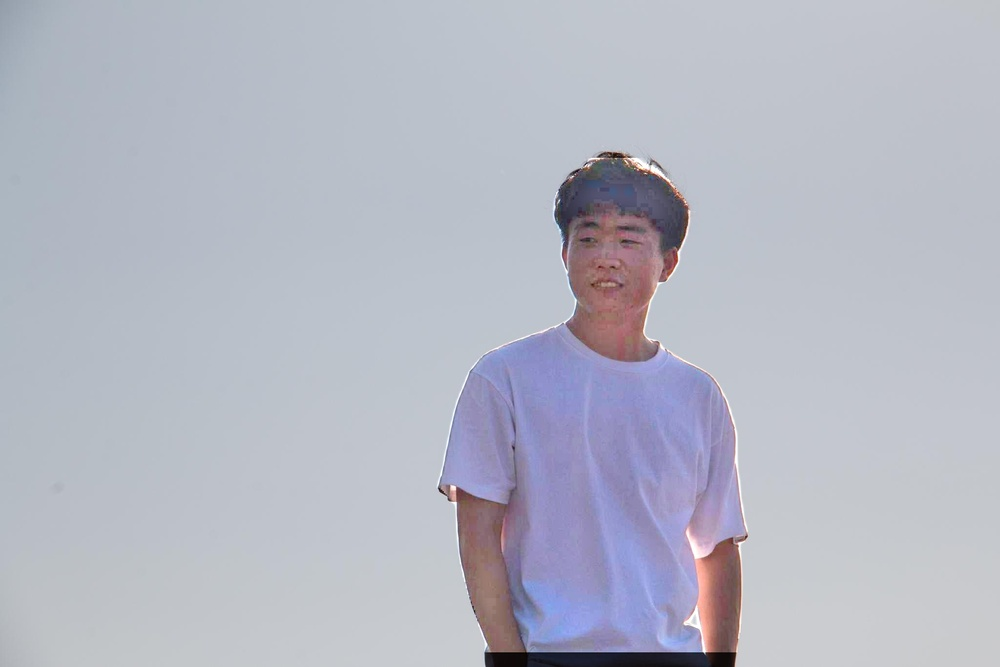
#> input picture final image enhancement 2/superimposed.jpg, 1000 x 667 px, shrunk from 2048 x 1365 before the run
$ python FINAL.py   (older library calls are emulated)
#> lines starting #> are read from the running program, lines starting #| are printed output that depends on the picture
import cv2
import numpy as np
from skimage.metrics import structural_similarity as ssim
from skimage.metrics import peak_signal_noise_ratio as psnr
from skimage.metrics import mean_squared_error as mse
from skimage import img_as_float
import math

# Function to calculate PSNR
def calculate_psnr(original, distorted):
    original = img_as_float(original)
    distorted = img_as_float(distorted)
    mse_value = mse(original, distorted)
    if mse_value == 0:
        return float('inf')  # PSNR is infinite when there is no error
    return psnr(original, distorted)

# Function to calculate MSE
def calculate_mse(original, distorted):
    original = img_as_float(original)
    distorted = img_as_float(distorted)
    return mse(original, distorted)

# Function to calculate SSIM
def calculate_ssim(original, distorted):
    original = img_as_float(original)
    distorted = img_as_float(distorted)
    multichannel = len(original.shape) == 3 and original.shape[2] == 3
    height, width = original.shape[:2]
    print(f"Image dimensions: {height}x{width}")
    min_dim = min(height, width)
    if min_dim < 3:
        print("Warning: Image is too small for SSIM calculation. Returning 1.0.")
        return 1.0
    win_size = min(7, min_dim)
    if win_size % 2 == 0:
        win_size -= 1
    print(f"Using win_size: {win_size}")
    try:
        return ssim(original, distorted, channel_axis=2 if multichannel else None,
                    win_size=win_size, data_range=1.0)
    except TypeError:
        return ssim(original, distorted, multichannel=multichannel,
                    win_size=win_size, data_range=1.0)

# Function to calculate standard deviation
def calculate_standard_deviation(image):
    return np.std(image)

# Function to calculate contrast
def calculate_contrast(image):
    mean = np.mean(image)
    std_dev = np.std(image)
    return std_dev / mean if mean != 0 else 0

# Function to calculate entropy
def calculate_entropy(image):
    histogram, _ = np.histogram(image.flatten(), bins=256, range=[0, 256])
    histogram = histogram / histogram.sum()
    histogram = histogram[histogram > 0]
    return -np.sum(histogram * np.log2(histogram)) if histogram.size > 0 else 0

# Function to calculate image quality metrics comparing original to enhanced/distorted
def calculate_image_quality(original, comparison):
    original_float = img_as_float(original)
    comparison_float = img_as_float(comparison)

    # PSNR
    psnr_value = calculate_psnr(original_float, comparison_float)
    print(f'PSNR: {psnr_value:.2f} dB')

    # MSE
    mse_value = calculate_mse(original_float, comparison_float)
    print(f'MSE: {mse_value:.4f}')

    # SSIM
    ssim_value = calculate_ssim(original_float, comparison_float)
    print(f'SSIM: {ssim_value:.4f}')

    # Standard Deviation (of original image)
    std_dev = calculate_standard_deviation(original)
    print(f'Standard Deviation: {std_dev:.2f}')

    # Contrast (of original image)
    contrast = calculate_contrast(original)
    print(f'Contrast: {contrast:.2f}')

    # Entropy (of original image)
    entropy_value = calculate_entropy(original)
    print(f'Entropy: {entropy_value:.2f}')

# Example enhancement function (brightness adjustment)
def enhance_image(image):
    # Increase brightness and contrast (example enhancement)
    enhanced = cv2.convertScaleAbs(image, alpha=1.2, beta=30)
    return enhanced

def main():
    # Load image
    image_path = "superimposed.jpg" # Ensure this path is correct
    image = cv2.imread(image_path)
#> image is the input picture: shape (667, 1000, 3); mean B, G, R 196.1, 183.6, 180.9

    # Check if the image is valid
    if image is None:
        print("Error: Could not load image. Check the file path.")
        return

    # Convert BGR to RGB
    image_rgb = cv2.cvtColor(image, cv2.COLOR_BGR2RGB)

    # Apply enhancement
    enhanced_image = enhance_image(image_rgb)
#> in enhance_image, `enhanced = cv2.convertScaleAbs(image, alpha=1.2, beta=30)`:
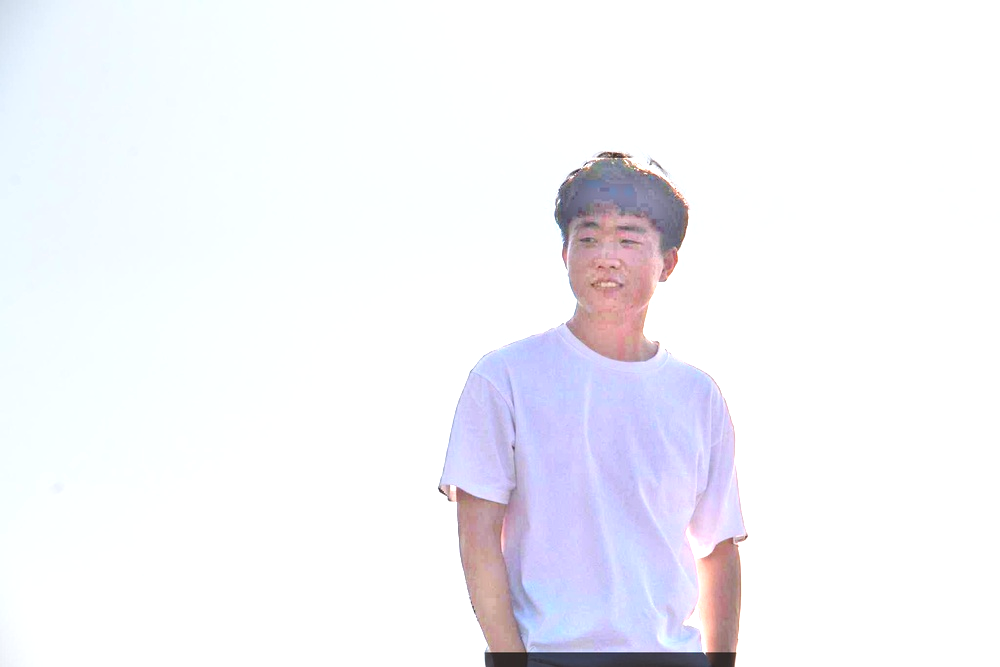
#> enhanced: shape (667, 1000, 3); mean R, G, B 243.5, 243.5, 248.8

    # Calculate quality metrics comparing original to enhanced
    print("Comparing original to enhanced image:")
    calculate_image_quality(image_rgb, enhanced_image)
#> in calculate_psnr, `mse_value = mse(original, distorted)`: mse_value = 0.0533
#> in calculate_image_quality, `psnr_value = calculate_psnr(original_float, comparison_float)`: psnr_value = 12.74
#| PSNR: 12.74 dB
#> in calculate_image_quality, `mse_value = calculate_mse(original_float, comparison_float)`: mse_value = 0.0533
#| MSE: 0.0533
#| Image dimensions: 667x1000
#| Using win_size: 7
#> in calculate_image_quality, `ssim_value = calculate_ssim(original_float, comparison_float)`: ssim_value = 0.948
#| SSIM: 0.9485
#> in calculate_image_quality, `std_dev = calculate_standard_deviation(original)`: std_dev = 26.26
#| Standard Deviation: 26.26
#> in calculate_contrast, `mean = np.mean(image)`: mean = 186.8
#> in calculate_contrast, `std_dev = np.std(image)`: std_dev = 26.26
#> in calculate_image_quality, `contrast = calculate_contrast(original)`: contrast = 0.141
#| Contrast: 0.14
#> in calculate_entropy, `histogram, _ = np.histogram(image.flatten(), bins=256, range=[0, 256])`: histogram = 256 values, max 95957 at index 193, min 11 at index 2, mean 7816.4
#> in calculate_entropy, `histogram = histogram / histogram.sum()`: histogram = 256 values, max 0.048 at index 193, min 5.5e-06 at index 2, mean 0.00391
#> in calculate_image_quality, `entropy_value = calculate_entropy(original)`: entropy_value = 5.74
#| Entropy: 5.74

if __name__ == "__main__":
    main()
